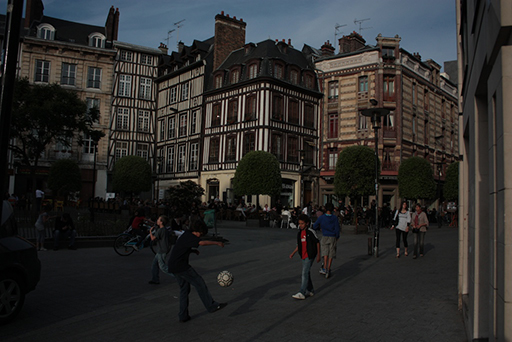
//> input picture Images/1.jpg, 512 x 342 px
$ ./main ../Images/   (built with g++ and OpenCV 4)
//> lines starting //> are read from the running program, lines starting //| are printed output that depends on the picture
### IterMF/colorTransform.h
#pragma once
#include "opencv2/opencv.hpp"
#include <fstream>
class ColorTransform
{
private:
	float data[3][10001];
	int size;
public:
	const int RED = 0;
	const int GREEN = 1;
	const int BLUE = 2;
	void initFromRel(const char * imgName1, const char * imgName2);
	ColorTransform(const char * imgName1, const char * imgName2);
	float transform(int color, float value);
	cv::Mat matTransform(const cv::Mat & src);
	void showCurve(const char * name);
	void matTransformWithReplace(cv::Mat & src, const cv::Mat & mark);
};

### IterMF/match.h
#pragma once
#include "opencv2/opencv.hpp"


//************************************
// Method:    matchPixel
// FullName:  matchPixel
// Access:    public
// Returns:   int 0:成功修改 1:无需操作 -1:失败
// Qualifier:
// Parameter: const cv::Mat & img 待匹配图像
// Parameter: const cv::Mat & ref 参考图像
// Parameter: cv::Mat & rel 周围关系矩阵，3*3
// Parameter: int x
// Parameter: int y
// Parameter: int threshold 阈值
// Parameter: int pixelSize odd
// Introduce: 寻找ref中与img(x, y)的最佳匹配，结果修改rel中心点
//************************************
int matchPixel(const cv::Mat & img, const cv::Mat & ref, cv::Mat & rel, int x, int y, float threshold, int pixelSize = 7);
//************************************
// Method:    getCenter
// FullName:  getCenter
// Access:    public
// Returns:   cv::Vec3f
// Qualifier:
// Parameter: cv::Mat rel 周围关系矩阵，3*3
// Introduce: 获取关系矩阵中心点
//************************************
cv::Vec3f & getCenter(cv::Mat & rel);

### IterMF/iterate.h
#pragma once
#include "opencv2/opencv.hpp"
#include "match.h"
#include "fusion.h"
int iterate(Mat & dst, const cv::Mat & img, const cv::Mat & ref, cv::Mat & rel, int pixelSize, float threshold, Mat & mark, Mat * weight/* = nullptr*/, int p1/* = -1*/, int p2/* = -1*/);
Rect getRectFromCenter(int centerX, int centerY, int pixelSize);

### IterMF/connect.h
#pragma once
#include "opencv2/opencv.hpp"
#include <fstream>
/*	1	2	5	6	9	10
	3	4	7	8	11	12*/
cv::Mat readFromTxt(int cols, int rows, char * file_name_1, char * file_name_2, char * file_name_3);
cv::Mat readRel(int cols, int rows, const char * img1_name, const char * img2_name);

### IterMF/readImg.h
#ifndef READ_IMG
#define READ_IMG
#include "opencv2/opencv.hpp"
	int readimg(const char * pathname, cv::Mat img[], cv::Size newSize = cv::Size(0, 0), bool isResize = false);
#endif // !READ_IMG

### IterMF/hdr.h
#ifndef HDR_H
#define HDR_H
#include "opencv2/opencv.hpp"
using namespace cv;
Mat addWeight(const Mat & src, const Mat & weight);
// laplacian滤波,获得边界信息
Mat laplacian(const Mat& src);

// 通过RGB标准差获得色彩鲜艳区域
Mat Saturation(const Mat& src);

// 获得曝光适中区域
Mat Wellexposedness(const Mat& src);

// 计算边框像素
int border(int rows, int cols, int n);

// 生成gaussian金字塔
void gaussianPyramid(const Mat & src, Mat pyr[], int nlev, int borderType);
// 从金字塔重建图片
cv::Mat reconstructLaplacianPyramid(cv::Mat pyr[], int nlev);

// 生成laplacian金字塔
void laplacianPyramid(const Mat & src, Mat pyr[], int nlev, int borderType);
void sumTo1(cv::Mat src[], int num);
#endif // !HDR

### IterMF/fusion.h
#ifndef FUSION_H
#define FUSION_H
#include "opencv2/opencv.hpp"
#include "hdr.h"
#include "tools.h"
Mat fusion(const Mat& aim, const Mat& ref, Rect aimPocision, Rect refPocision);
Mat fusion(Mat img[], int num);
Mat * getWeight(Mat img[], int num, bool isSumTo1 = false);
#endif // !FUSION_H

### IterMF/tools.h
#pragma once
#include "opencv2/opencv.hpp"
#include <cmath>
#include <limits>
using namespace std;
using namespace cv;

//返回值：[b, g, r], 要求r与i大小相同
cv::Vec3f similarity_measurement(const Mat& re/*ref*/, const Mat& im,
	float ar = 1, float br = 1, float cr = 1,
	float as = 1, float bs = 1, float cs = 1, float gamma = 2 /*= 2*/);
Mat imread_CV64FC3(const string& filename);
Vec3f inline mul(const Vec3f & a, const Vec3f & b);
cv::Vec3f mul(const Vec3f & a, const float f);
Vec3f inline div(const Vec3f & a, const Vec3f & b);
Vec3f inline sqrt(const Vec3f & a);
Vec3f inline abs(const Vec3f & a);

//根据角度和位移测量相似度 point:left top point in src
Vec3f calcSimilarity(const Mat &src, const Mat &ref, Point2i point, float theta, int tx, int ty, Size pixelSize = Size(7, 7));
cv::Vec3f calcSimilarity(const Mat &src, const Mat &refer, Point2i point, int tx, int ty, Size pixelSize /*= Size(7, 7)*/);
Mat drawWithBox(Mat mat, Point2i point, Size size, Scalar color = Scalar(0, 0, 255));
cv::Mat imread_CV32FC3(const string& filename);
void copyPatch(Mat & dst, const Mat & src, Rect dst_p, Rect src_p);
//int round(float r);

### IterMF/match.cpp
#include "match.h"
#include "tools.h"
using namespace cv;
const int MIN_POINT = 1;
const int MAX_POINT = 8;
int matchPixel(const Mat & img, const Mat & ref, Mat & rel, int x, int y, float threshold, int pixelSize)
{
	int _width = img.cols;
	int _height = img.rows;
	int pixelBorderSize = (pixelSize - 1) / 2;
	if (x - pixelBorderSize < 0 || x + pixelBorderSize >= _width)
	{
		printf("width out of range in matchPixel\n x = %d, y = %d",x, y);
		return -1;
	}
	if (y - pixelBorderSize < 0 || y + pixelBorderSize >= _height)
	{
		printf("height out of range in matchPixel\n x = %d, y = %d", x, y);
		return -1;
	}
	Vec3f p = img.at<Vec3f>(Point(x, y));

	//过曝，放弃像素
	if (p[0] > 0.9 && p[1] > 0.9 && p[2] > 0.9)
	{
		return -1;
	}

	//判断是否已经准确匹配
	Vec3f center = getCenter(rel);
	if (center[2] >= threshold)
	{
		return 0;
	}

	//计算周围点匹配程度
	Vector<Vec3f> list;
	for (int i = 0; i < 3; i++)
	{
		for (int j = 0; j < 3; j++)
		{
			if (rel.at<Vec3f>(i, j)[2] >= threshold)
			{
				list.push_back(rel.at<Vec3f>(i, j));
			}
		}
	}

	if (list.size() < MIN_POINT)
	{
		return -1;
	}

	//搜索匹配
	//list.push_back(Vec3f(x, y, 0));
	int length = (8 - list.size()) / 2 + 1;
	//length = sqrt(length);
	float tempV, MaxV = 0;
	int max_X = x, max_Y = y;
	Vec3f tempVec;
	static int * chackList = new int[_width * _height];
	memset(chackList, 0, _width * _height);
	for each (Vec3f vec in list)
	{
		if (chackList[(int)vec[0] + (int)(vec[1]) * _width] == 0)
		{
			chackList[(int)vec[0] + (int)(vec[1]) * _width] = 1;
		}
		else
		{
			continue;
		}

		//过曝，放弃匹配
		Vec3f pr = img.at<Vec3f>(Point(vec[0], vec[1]));
		if (pr[0] > 0.9 && pr[1] > 0.9 && pr[2] > 0.9)
		{
			continue;
		}

		for (int i = - length + vec[0] - x; i < length + vec[0] - x; i++)
		{
			if (i - pixelBorderSize + x < 0 || i + pixelBorderSize + x >= _width)
			{
				continue;
			}
			for (int j = - length + vec[1] - y; j < length + vec[1] - y; j++)
			{
				if (j - pixelBorderSize + y < 0 || j + pixelBorderSize + y >= _height)
				{
					continue;
				}
				tempVec = calcSimilarity(img, ref, Point2i(x - pixelBorderSize, y - pixelBorderSize), i, j, Size(pixelSize, pixelSize));
				tempV = (tempVec[0] + tempVec[1] + tempVec[2]) / 3.0;
				// [6 lines of commented-out code are left out]
				if (tempV > MaxV)
				{
					MaxV = tempV;
					max_X = x + i;
					max_Y = y + j;
				}
			}
		}
	}
	//delete[] chackList;
	getCenter(rel) = Vec3f(max_X, max_Y, MaxV);
	if (center[2] >= threshold)
	{
		return 0;
	}
	else
	{
		return -1;
	}
}

Vec3f & getCenter(Mat & rel)
{
	return rel.ptr<Vec3f>(1)[1];
}

### IterMF/colorTransform.cpp
#include "colorTransform.h"
using namespace cv;
using namespace std;


ColorTransform::ColorTransform(const char * imgName1, const char * imgName2)
{
	initFromRel(imgName1, imgName2);
}


// [36 lines left out: functions transform, matTransform, not called in this run]

void ColorTransform::initFromRel(const char * imgName1, const char * imgName2)
{
//> called with imgName1 = "../Images//2.jpg", imgName2 = "3.jpg"
	char file_name[100];
	sprintf(file_name, "%s%s_ct.rel", imgName1, imgName2);
	fstream s(file_name);
	s >> size;
	for (int i = 0; i < 3; i++)
	{
		for (int j = 0; j <= size; j++)
		{
			s >> data[i][j];
		}
	}
	s.close();
}

// [33 lines left out: functions showCurve, matTransformWithReplace, not called in this run]

### IterMF/iterate.cpp
#include "iterate.h"
using namespace cv;
using namespace std;

// [16 lines left out: function extendMark, not called in this run]

int iterate(Mat & dst,const cv::Mat & img, const cv::Mat & ref, cv::Mat & rel, int pixelSize, float threshold, Mat & mark, Mat * weight/* = nullptr*/, int p1/* = -1*/, int p2/* = -1*/)
{
	//Mat imgCopy = img.clone();
	int count = 0;
	int W = img.cols;
	int H = img.rows;
	int padWidth = pixelSize / 2;

	for (int i = padWidth; i < W - padWidth ; i++)
	{
		for (int j = padWidth; j < H - padWidth; j++)
		{
			if (mark.at<uchar>(j, i) != 1)
			{
				int result = matchPixel(img, ref, rel(Rect(i - 1, j - 1, 3, 3)), i, j, threshold, pixelSize);
				switch (result)
				{
				//成功修改
				case 0:
					if (rel.at<Vec3f>(j, i)[2] >= threshold)
					{
						Vec3f m = rel.at<Vec3f>(j, i);
						++count;
						Mat t;
						copyPatch(dst, ref, getRectFromCenter(i, j, pixelSize), getRectFromCenter(m[0], m[1], pixelSize));
						extendMark(mark, getRectFromCenter(i, j, pixelSize));
						mark.at<uchar>(j, i) = 1;
					}
					break;
				case 1:
					mark.at<uchar>(j, i) = 1;
					break;
				default:
					break;
				}
			}
		}
	}
	return count;
}

// [5 lines left out: function getRectFromCenter, not called in this run]

### IterMF/connect.cpp
#include "connect.h"

using namespace cv;
using namespace std;
Mat readRel(int cols, int rows, const char * img1_name, const char * img2_name)
{
	char * str[3];
	str[0] = new char[100];
	str[1] = new char[100];
	str[2] = new char[100];
	for (int i = 1; i <= 3; i++)
	{
		sprintf_s(str[i - 1], 100, "%s%s_%d.rel", img1_name, img2_name, i);
	}
	return readFromTxt(cols, rows, str[0], str[1], str[2]);
}
Mat readFromTxt(int cols, int rows, char * file_name_1, char * file_name_2, char * file_name_3)
{
	Mat m[3];
	float * data1 = new float[cols * rows];
	float * data2 = new float[cols * rows];
	float * data3 = new float[cols * rows];
	fstream s;
	s.open(file_name_1, ios::in);
	for (int i = 0; i < rows; i++)
	{
		for (int j = 0; j < cols; j++)
		{
			s >> data1[i * cols + j];
		}
	}
	s.close();
	m[0] = Mat(rows, cols, CV_32F, data1);

	s.open(file_name_2, ios::in);
	for (int i = 0; i < rows; i++)
	{
		for (int j = 0; j < cols; j++)
		{
			s >> data2[i * cols + j];
		}
	}
	s.close();
	m[1] = Mat(rows, cols, CV_32F, data2);

	s.open(file_name_3, ios::in);
	for (int i = 0; i < rows; i++)
	{
		for (int j = 0; j < cols; j++)
		{
			s >> data3[i * cols + j];
		}
	}
	s.close();
	m[2] = Mat(rows, cols, CV_32F, data3);
	Mat dst;
	merge(m, 3, dst);
	delete[] data1;
	delete[] data2;
	delete[] data3;
	return dst;
}

### IterMF/tools.cpp
#include "tools.h"
const float PI = 3.1415926;
#define MIN_FLOAT (numeric_limits<float>::min())
// [45 lines left out: function similarity_measurement, not called in this run]

/*int round(float r)
{
	return (int)((r > 0.0) ? floor(r + 0.5) : ceil(r - 0.5));
}*/

// [7 lines left out: function imread_CV64FC3, not called in this run]

cv::Mat imread_CV32FC3(const string& filename)
{
//> called with filename = "../Images//1.jpg"
	Mat a = imread(filename);
//> a is the input picture: 342 rows x 512 cols, CV_8UC3; mean B, G, R 42.8, 43.8, 44.4
	Mat b;
	a.convertTo(b, CV_32FC3, 1.0 / 255.0);
	return b;
}

// [71 lines left out: functions mul, mul, abs, div, sqrt, drawWithBox and 3 more, not called in this run]

### IterMF/main.cpp
#include "tools.h"
#include "fusion.h"
#include "readImg.h"
#include "connect.h"
#include "iterate.h"
#include "colorTransform.h"
#include "stdlib.h"
using namespace cv;
using namespace std;

const int PIXEL_SIZE = 7;
int main(int argc, char** argv)
{
	if (argc < 2)
	{
		cout << "input arguments needed" << endl;
		return -1;
	}
	string folder = argv[1];
	char * img_filename_1 = "1.jpg";
	char * img_filename_2 = "2.jpg";
	char * img_filename_3 = "3.jpg";
	Mat m[3];
	ColorTransform ct23((folder + '/' + img_filename_2).c_str(), img_filename_3);
	ColorTransform ct21((folder + '/' + img_filename_2).c_str(), img_filename_1);
	//--------------------reading data----------------------------------
	cout << "read data : start" << endl;
	m[0] = imread_CV32FC3(folder + '/' + img_filename_1);
	m[1] = imread_CV32FC3(folder + '/' + img_filename_2);
//> call 2 of imread_CV32FC3, with filename = "../Images//2.jpg"
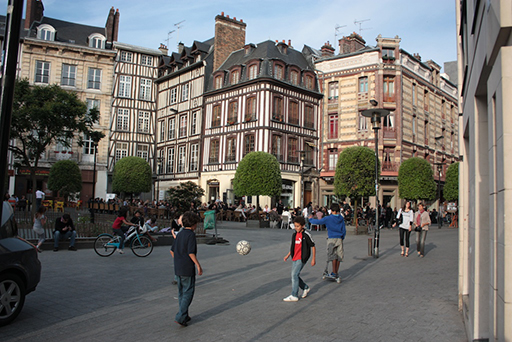
//> input picture Images/2.jpg, 512 x 342 px
//> in imread_CV32FC3, a is the input picture: 342 rows x 512 cols, CV_8UC3; mean B, G, R 104.5, 107.8, 110.1
	m[2] = imread_CV32FC3(folder + '/' + img_filename_3);
//> call 3 of imread_CV32FC3, with filename = "../Images//3.jpg"
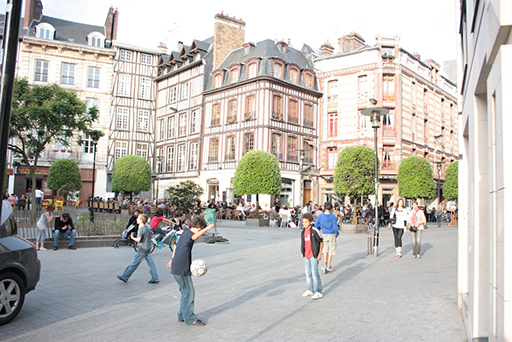
//> input picture Images/3.jpg, 512 x 342 px
//> in imread_CV32FC3, a is the input picture: 342 rows x 512 cols, CV_8UC3; mean B, G, R 177, 183, 186.3

	Mat detail, gas;
	GaussianBlur(m[1], gas, Size(3, 3), -1);
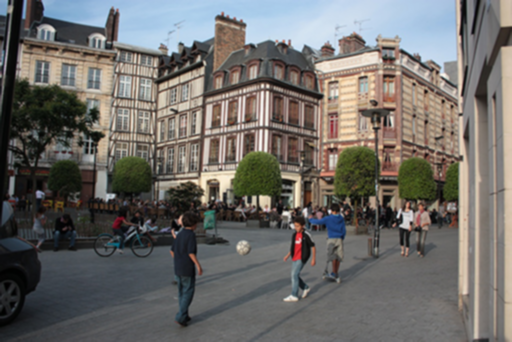
//> gas: 342 rows x 512 cols, CV_32FC3; mean B, G, R 0.41, 0.423, 0.432
	detail = m[1] - gas;
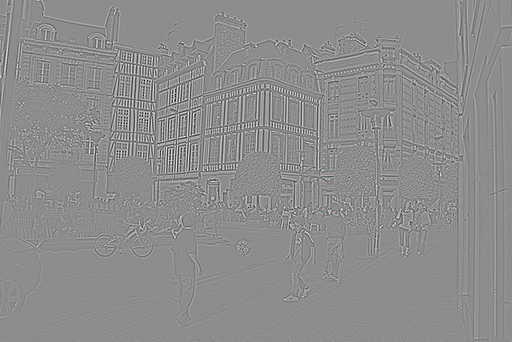
//> detail: 342 rows x 512 cols, CV_32FC3; mean B, G, R 2.64e-06, 4.44e-06, 6.94e-06; drawn with min black and max white

	Mat rel21 = readRel(m[0].cols, m[0].rows, (folder + '/' + img_filename_2).c_str(), img_filename_1);
//> rel21: 342 rows x 512 cols, CV_32FC3; every value is 0
	Mat rel23 = readRel(m[0].cols, m[0].rows, (folder + '/' + img_filename_2).c_str(), img_filename_3);
	cout << "read data : finish" << endl;

	//-------------------prepare----------------------------------------
	Mat mark = Mat::zeros(m[0].rows, m[0].cols, CV_8U);
//> mark: 342 rows x 512 cols, CV_8UC1; every value is 0
	Mat dst[3];
	dst[0] = m[1].clone();
	dst[1] = m[1].clone();
	dst[2] = m[1].clone();
	int c = 0, count = 0;
	Mat * weight  = NULL;

	//-------------------iterate 1->0-----------------------------------
	cout << "process : start" << endl;
	do
	{
//> (the run ends here: the program needs code that is not available in this run, at `Vector<Vec3f> list;`)
